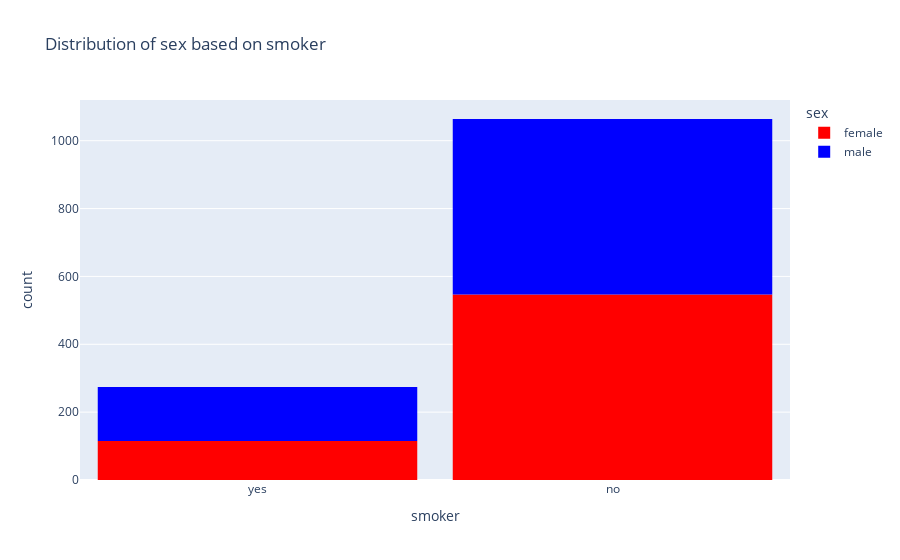

The notebook cell this image was saved under:
### Code cell
fig=px.histogram(
    medical_df,
    x='smoker',
    color='sex',
    color_discrete_sequence=['red','blue'],
    title='Distribution of sex based on smoker'
)
fig.update_layout(bargap=0.1)
fig.show()

### Figure 1 — Plotly figure (JSON) as saved in the notebook; plotly's stock layout.template omitted (floating-point values rounded to 4 significant figures; data arrays with more than 128 entries replaced by an {"elided": "..."} marker saying what was removed)
{"data": [{"bingroup": "x", "hovertemplate": "sex=female<br>smoker=%{x}<br>count=%{y}<extra></extra>", "legendgroup": "female", "marker": {"color": "red", "pattern": {"shape": ""}}, "name": "female", "orientation": "v", "showlegend": true, "type": "histogram", "x": {"elided": "662 str values"}, "xaxis": "x", "yaxis": "y"}, {"bingroup": "x", "hovertemplate": "sex=male<br>smoker=%{x}<br>count=%{y}<extra></extra>", "legendgroup": "male", "marker": {"color": "blue", "pattern": {"shape": ""}}, "name": "male", "orientation": "v", "showlegend": true, "type": "histogram", "x": {"elided": "676 str values"}, "xaxis": "x", "yaxis": "y"}], "layout": {"bargap": 0.1, "barmode": "relative", "legend": {"title": {"text": "sex"}, "tracegroupgap": 0}, "title": {"text": "Distribution of sex based on smoker"}, "xaxis": {"anchor": "y", "domain": [0, 1], "title": {"text": "smoker"}}, "yaxis": {"anchor": "x", "domain": [0, 1], "title": {"text": "count"}}}}
